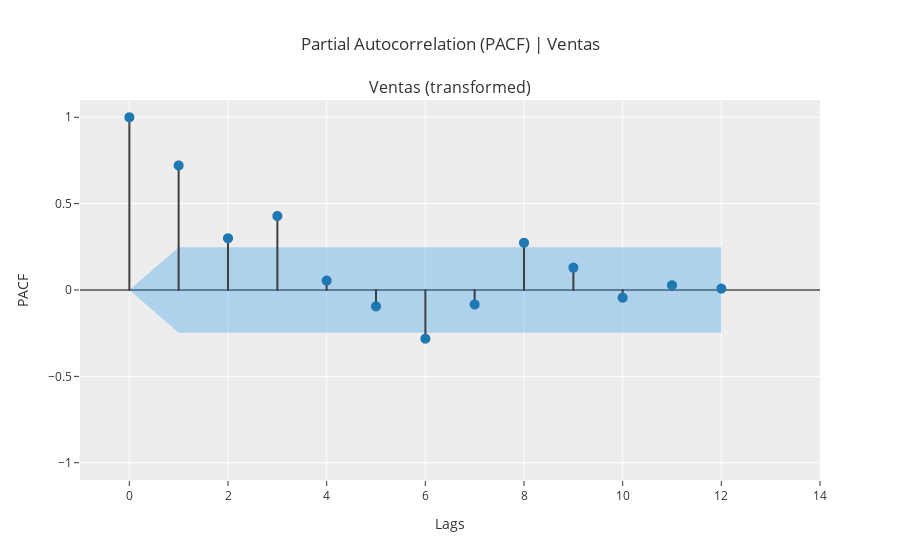

Source (notebook cell):
### Code cell
setup_ventas.plot_model(plot= "pacf", data_kwargs= {"nlags": 12})

### Figure 1 — Plotly figure (JSON) as saved in the notebook; plotly's stock layout.template omitted (floating-point values rounded to 4 significant figures)
{"data": [{"line": {"color": "#3f3f3f"}, "marker": {"size": 10}, "mode": "lines", "name": "PACF", "showlegend": false, "type": "scattergl", "x": [0, 0], "xaxis": "x", "y": [0, 1], "yaxis": "y"}, {"line": {"color": "#3f3f3f"}, "marker": {"size": 10}, "mode": "lines", "name": "PACF", "showlegend": false, "type": "scattergl", "x": [1, 1], "xaxis": "x", "y": [0, 0.721], "yaxis": "y"}, {"line": {"color": "#3f3f3f"}, "marker": {"size": 10}, "mode": "lines", "name": "PACF", "showlegend": false, "type": "scattergl", "x": [2, 2], "xaxis": "x", "y": [0, 0.2995], "yaxis": "y"}, {"line": {"color": "#3f3f3f"}, "marker": {"size": 10}, "mode": "lines", "name": "PACF", "showlegend": false, "type": "scattergl", "x": [3, 3], "xaxis": "x", "y": [0, 0.4283], "yaxis": "y"}, {"line": {"color": "#3f3f3f"}, "marker": {"size": 10}, "mode": "lines", "name": "PACF", "showlegend": false, "type": "scattergl", "x": [4, 4], "xaxis": "x", "y": [0, 0.05448], "yaxis": "y"}, {"line": {"color": "#3f3f3f"}, "marker": {"size": 10}, "mode": "lines", "name": "PACF", "showlegend": false, "type": "scattergl", "x": [5, 5], "xaxis": "x", "y": [0, -0.09473], "yaxis": "y"}, {"line": {"color": "#3f3f3f"}, "marker": {"size": 10}, "mode": "lines", "name": "PACF", "showlegend": false, "type": "scattergl", "x": [6, 6], "xaxis": "x", "y": [0, -0.2819], "yaxis": "y"}, {"line": {"color": "#3f3f3f"}, "marker": {"size": 10}, "mode": "lines", "name": "PACF", "showlegend": false, "type": "scattergl", "x": [7, 7], "xaxis": "x", "y": [0, -0.0835], "yaxis": "y"}, {"line": {"color": "#3f3f3f"}, "marker": {"size": 10}, "mode": "lines", "name": "PACF", "showlegend": false, "type": "scattergl", "x": [8, 8], "xaxis": "x", "y": [0, 0.2735], "yaxis": "y"}, {"line": {"color": "#3f3f3f"}, "marker": {"size": 10}, "mode": "lines", "name": "PACF", "showlegend": false, "type": "scattergl", "x": [9, 9], "xaxis": "x", "y": [0, 0.1291], "yaxis": "y"}, {"line": {"color": "#3f3f3f"}, "marker": {"size": 10}, "mode": "lines", "name": "PACF", "showlegend": false, "type": "scattergl", "x": [10, 10], "xaxis": "x", "y": [0, -0.04472], "yaxis": "y"}, {"line": {"color": "#3f3f3f"}, "marker": {"size": 10}, "mode": "lines", "name": "PACF", "showlegend": false, "type": "scattergl", "x": [11, 11], "xaxis": "x", "y": [0, 0.02773], "yaxis": "y"}, {"line": {"color": "#3f3f3f"}, "marker": {"size": 10}, "mode": "lines", "name": "PACF", "showlegend": false, "type": "scattergl", "x": [12, 12], "xaxis": "x", "y": [0, 0.00803], "yaxis": "y"}, {"marker": {"color": "#1f77b4", "size": 10}, "mode": "markers", "name": "PACF", "showlegend": false, "type": "scattergl", "x": [0, 1, 2, 3, 4, 5, 6, 7, 8, 9, 10, 11, 12], "xaxis": "x", "y": [1, 0.721, 0.2995, 0.4283, 0.05448, -0.09473, -0.2819, -0.0835, 0.2735, 0.1291, -0.04472, 0.02773, 0.00803], "yaxis": "y"}, {"line": {"color": "rgba(255,255,255,0)"}, "marker": {"size": 10}, "mode": "lines", "name": "UC", "showlegend": false, "type": "scatter", "x": [0, 1, 2, 3, 4, 5, 6, 7, 8, 9, 10, 11, 12], "xaxis": "x", "y": [0, 0.2469, 0.2469, 0.2469, 0.2469, 0.2469, 0.2469, 0.2469, 0.2469, 0.2469, 0.2469, 0.2469, 0.2469], "yaxis": "y"}, {"fill": "tonexty", "fillcolor": "rgba(32, 146, 230,0.3)", "line": {"color": "rgba(255,255,255,0)"}, "marker": {"size": 10}, "mode": "lines", "name": "LC", "showlegend": false, "type": "scatter", "x": [0, 1, 2, 3, 4, 5, 6, 7, 8, 9, 10, 11, 12], "xaxis": "x", "y": [0, -0.2469, -0.2469, -0.2469, -0.2469, -0.2469, -0.2469, -0.2469, -0.2469, -0.2469, -0.2469, -0.2469, -0.2469], "yaxis": "y"}], "layout": {"annotations": [{"font": {"size": 16}, "showarrow": false, "text": "Ventas (transformed)", "x": 0.5, "xanchor": "center", "xref": "paper", "y": 1, "yanchor": "bottom", "yref": "paper"}], "showlegend": false, "title": {"text": "Partial Autocorrelation (PACF) | Ventas"}, "xaxis": {"anchor": "y", "domain": [0, 1], "range": [-1, 14], "title": {"text": "Lags"}}, "yaxis": {"anchor": "x", "domain": [0, 1], "range": [-1.1, 1.1], "title": {"text": "PACF"}, "zerolinecolor": "#000000"}}}
